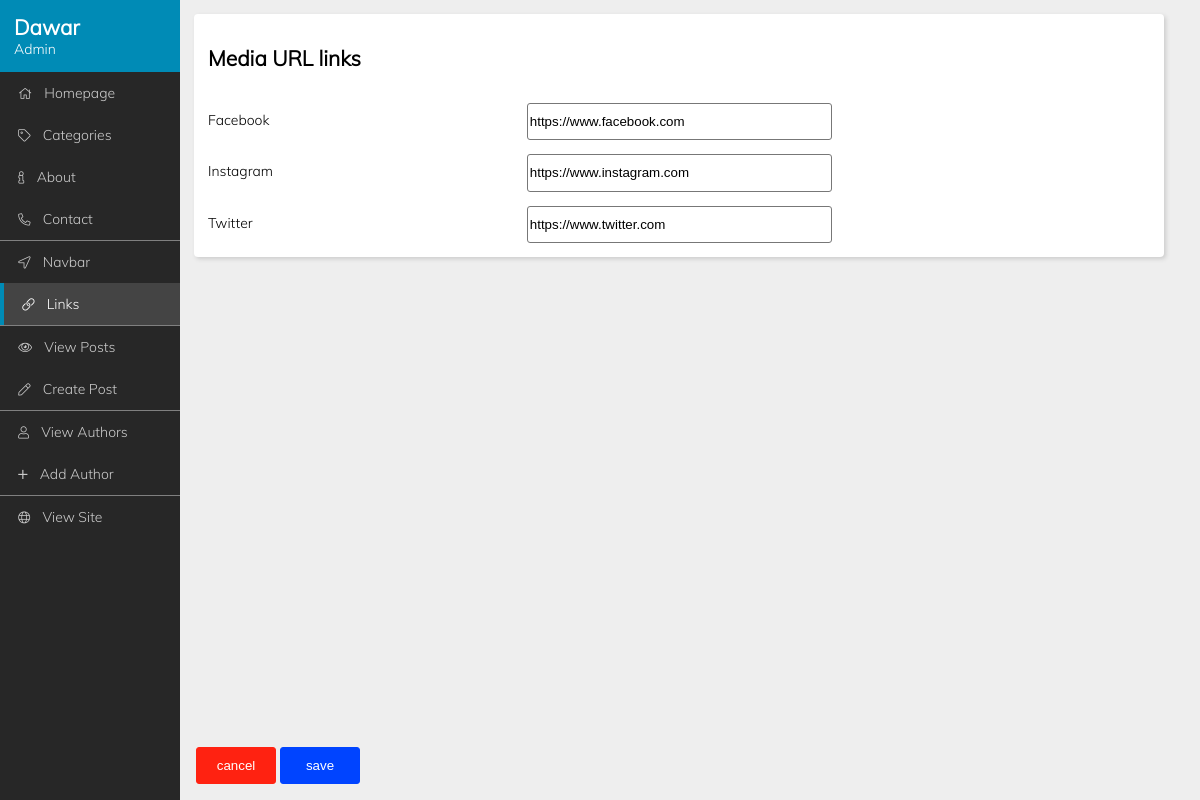
Page /cms/links.php (signed in) on the committed database.
### tables this page shows
CREATE TABLE `links` (
  `name` varchar(30) NOT NULL,
  `url` varchar(60) NOT NULL,
  `enabled` tinyint(1) NOT NULL DEFAULT 0
);

### includes/functions.php (called while the page is built, shortened)
<?php
    function get_media_links() {
        global $connection;
        return mysqli_query($connection, "SELECT * FROM `links`");
    }
?>

### cms/links.php (the view, shortened to what this page needs)
<?php
    require_once("../includes/db_connect.php");
    require_once("../includes/functions.php");
    $links = get_media_links();
?>
<!DOCTYPE html>
<html lang="en">
<head>
    <link rel="stylesheet" href="../css/all.min.css" type="text/css">
    <link rel="stylesheet" href="../css/light.min.css" type="text/css">
    <link rel="stylesheet" href="../css/custom/cms/base.php" type="text/css">
</head>
<body>
    <?php require_once("../includes/cms/nav.php"); ?>
    <div class="main">
        <form method="post" action="../action/cms/links_submit.php">
			<div class="section">
				<h2>Media URL links</h2>
				<label>Facebook</label>  <input type="text" name="facebook" value="<?php print(mysqli_fetch_assoc($links)["url"]) ?>">
				<label>Instagram</label> <input type="text" name="instagram" value="<?php print(mysqli_fetch_assoc($links)["url"]) ?>">
				<label>Twitter</label>   <input type="text" name="twitter" value="<?php print(mysqli_fetch_assoc($links)["url"]) ?>">
			</div>
			<div class="section-last">
				<button class="btn btn-cancel" onclick="window.location.reload()" title="Discard changes">cancel</button>
				<input type="submit" value="save" class="btn btn-confirm"title="Save changes">
			</div>
		</form>
	</div>
</body>
</html>

### rows in the picture
links: facebook "https://www.facebook.com"
links: instagram "https://www.instagram.com"
links: twitter "https://www.twitter.com"

### other values in the picture
$_SESSION["author_name"] "Dawar"
